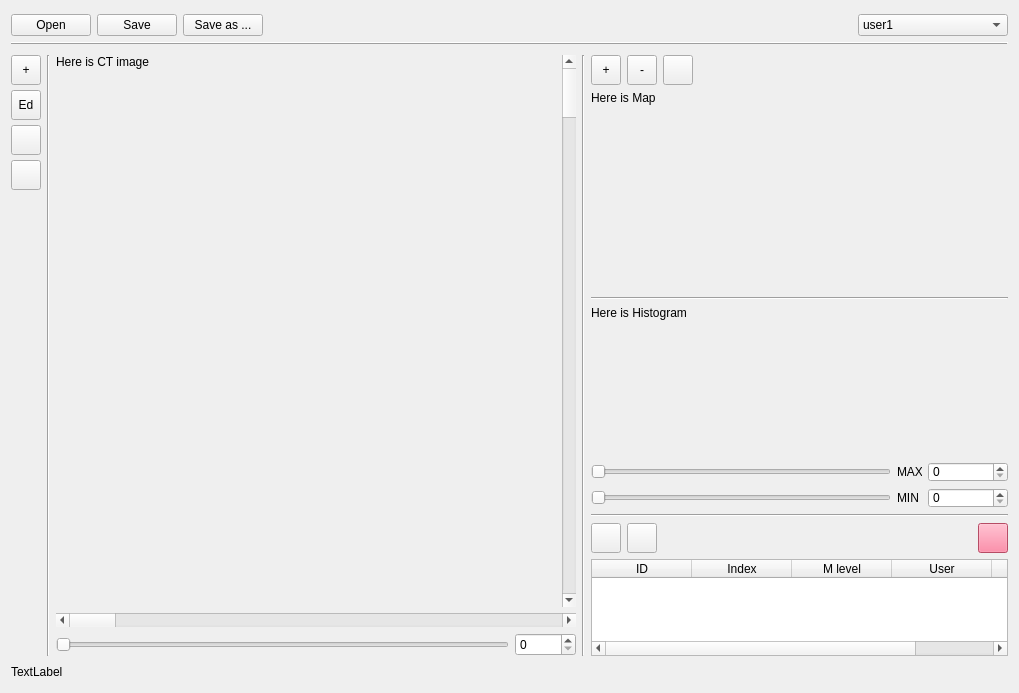
<?xml version="1.0" encoding="UTF-8"?>
<ui version="4.0">
 <class>MainWidget</class>
 <widget class="QWidget" name="MainWidget">
  <property name="geometry">
   <rect>
    <x>0</x>
    <y>0</y>
    <width>1014</width>
    <height>693</height>
   </rect>
  </property>
  <property name="windowTitle">
   <string>Nodule me</string>
  </property>
  <layout class="QVBoxLayout" name="verticalLayout">
   <item>
    <layout class="QHBoxLayout" name="horizontalLayout_2" stretch="0,0,0,0,0">
     <property name="topMargin">
      <number>3</number>
     </property>
     <item>
      <widget class="QPushButton" name="buttonOpen">
       <property name="text">
        <string>Open</string>
       </property>
      </widget>
     </item>
     <item>
      <widget class="QPushButton" name="buttonSave">
       <property name="text">
        <string>Save</string>
       </property>
      </widget>
     </item>
     <item>
      <widget class="QPushButton" name="buttonSaveAsNew">
       <property name="text">
        <string>Save as ...</string>
       </property>
      </widget>
     </item>
     <item>
      <spacer name="horizontalSpacer_2">
       <property name="orientation">
        <enum>Qt::Horizontal</enum>
       </property>
       <property name="sizeType">
        <enum>QSizePolicy::Maximum</enum>
       </property>
       <property name="sizeHint" stdset="0">
        <size>
         <width>10000</width>
         <height>20</height>
        </size>
       </property>
      </spacer>
     </item>
     <item>
      <widget class="QComboBox" name="comboBoxUser">
       <property name="sizePolicy">
        <sizepolicy hsizetype="Fixed" vsizetype="Fixed">
         <horstretch>0</horstretch>
         <verstretch>0</verstretch>
        </sizepolicy>
       </property>
       <property name="minimumSize">
        <size>
         <width>150</width>
         <height>0</height>
        </size>
       </property>
       <property name="currentText">
        <string>user1</string>
       </property>
       <item>
        <property name="text">
         <string>user1</string>
        </property>
       </item>
       <item>
        <property name="text">
         <string>user2</string>
        </property>
       </item>
       <item>
        <property name="text">
         <string>user3</string>
        </property>
       </item>
      </widget>
     </item>
    </layout>
   </item>
   <item>
    <widget class="Line" name="line">
     <property name="frameShadow">
      <enum>QFrame::Raised</enum>
     </property>
     <property name="orientation">
      <enum>Qt::Horizontal</enum>
     </property>
    </widget>
   </item>
   <item>
    <layout class="QVBoxLayout" name="verticalLayout_9">
     <item>
      <layout class="QHBoxLayout" name="horizontalLayout_3">
       <property name="topMargin">
        <number>4</number>
       </property>
       <item>
        <layout class="QGridLayout" name="gridLayout">
         <property name="leftMargin">
          <number>0</number>
         </property>
         <property name="rightMargin">
          <number>0</number>
         </property>
         <property name="spacing">
          <number>5</number>
         </property>
         <item row="4" column="0">
          <spacer name="verticalSpacer">
           <property name="orientation">
            <enum>Qt::Vertical</enum>
           </property>
           <property name="sizeHint" stdset="0">
            <size>
             <width>20</width>
             <height>40</height>
            </size>
           </property>
          </spacer>
         </item>
         <item row="1" column="0">
          <widget class="QToolButton" name="buttonPinset">
           <property name="minimumSize">
            <size>
             <width>30</width>
             <height>30</height>
            </size>
           </property>
           <property name="text">
            <string>Ed</string>
           </property>
           <property name="icon">
            <iconset>
             <normaloff>ui/pinset.png</normaloff>ui/pinset.png</iconset>
           </property>
          </widget>
         </item>
         <item row="0" column="0">
          <widget class="QToolButton" name="buttonPen">
           <property name="minimumSize">
            <size>
             <width>30</width>
             <height>30</height>
            </size>
           </property>
           <property name="text">
            <string>+</string>
           </property>
           <property name="icon">
            <iconset>
             <normaloff>ui/pen.png</normaloff>ui/pen.png</iconset>
           </property>
          </widget>
         </item>
         <item row="2" column="0">
          <widget class="QPushButton" name="buttonEracer">
           <property name="sizePolicy">
            <sizepolicy hsizetype="Fixed" vsizetype="Fixed">
             <horstretch>0</horstretch>
             <verstretch>0</verstretch>
            </sizepolicy>
           </property>
           <property name="minimumSize">
            <size>
             <width>30</width>
             <height>30</height>
            </size>
           </property>
           <property name="maximumSize">
            <size>
             <width>30</width>
             <height>30</height>
            </size>
           </property>
           <property name="text">
            <string/>
           </property>
           <property name="icon">
            <iconset>
             <normaloff>ui/eraser.png</normaloff>ui/eraser.png</iconset>
           </property>
          </widget>
         </item>
         <item row="3" column="0">
          <widget class="QPushButton" name="buttonTube">
           <property name="sizePolicy">
            <sizepolicy hsizetype="Fixed" vsizetype="Fixed">
             <horstretch>0</horstretch>
             <verstretch>0</verstretch>
            </sizepolicy>
           </property>
           <property name="minimumSize">
            <size>
             <width>30</width>
             <height>30</height>
            </size>
           </property>
           <property name="maximumSize">
            <size>
             <width>30</width>
             <height>30</height>
            </size>
           </property>
           <property name="text">
            <string/>
           </property>
           <property name="icon">
            <iconset>
             <normaloff>ui/tube.png</normaloff>ui/tube.png</iconset>
           </property>
          </widget>
         </item>
        </layout>
       </item>
       <item>
        <widget class="Line" name="line_2">
         <property name="orientation">
          <enum>Qt::Vertical</enum>
         </property>
        </widget>
       </item>
       <item>
        <layout class="QVBoxLayout" name="verticalLayout_3">
         <property name="rightMargin">
          <number>0</number>
         </property>
         <item>
          <layout class="QHBoxLayout" name="horizontalLayout_10">
           <item>
            <widget class="CanvasView" name="labelImage">
             <property name="sizePolicy">
              <sizepolicy hsizetype="Expanding" vsizetype="Expanding">
               <horstretch>0</horstretch>
               <verstretch>0</verstretch>
              </sizepolicy>
             </property>
             <property name="minimumSize">
              <size>
               <width>500</width>
               <height>500</height>
              </size>
             </property>
             <property name="maximumSize">
              <size>
               <width>2000</width>
               <height>2000</height>
              </size>
             </property>
             <property name="layoutDirection">
              <enum>Qt::LeftToRight</enum>
             </property>
             <property name="text">
              <string>Here is CT image</string>
             </property>
             <property name="alignment">
              <set>Qt::AlignLeading|Qt::AlignLeft|Qt::AlignTop</set>
             </property>
            </widget>
           </item>
           <item>
            <widget class="QScrollBar" name="scrollBarY">
             <property name="sizePolicy">
              <sizepolicy hsizetype="Fixed" vsizetype="Expanding">
               <horstretch>0</horstretch>
               <verstretch>0</verstretch>
              </sizepolicy>
             </property>
             <property name="orientation">
              <enum>Qt::Vertical</enum>
             </property>
            </widget>
           </item>
          </layout>
         </item>
         <item>
          <widget class="QScrollBar" name="scrollBarX">
           <property name="sizePolicy">
            <sizepolicy hsizetype="Expanding" vsizetype="Minimum">
             <horstretch>0</horstretch>
             <verstretch>0</verstretch>
            </sizepolicy>
           </property>
           <property name="orientation">
            <enum>Qt::Horizontal</enum>
           </property>
          </widget>
         </item>
         <item>
          <spacer name="verticalSpacer_2">
           <property name="orientation">
            <enum>Qt::Vertical</enum>
           </property>
           <property name="sizeType">
            <enum>QSizePolicy::Minimum</enum>
           </property>
           <property name="sizeHint" stdset="0">
            <size>
             <width>20</width>
             <height>0</height>
            </size>
           </property>
          </spacer>
         </item>
         <item>
          <layout class="QHBoxLayout" name="horizontalLayout_4">
           <item>
            <widget class="QSlider" name="sliderIndex">
             <property name="orientation">
              <enum>Qt::Horizontal</enum>
             </property>
            </widget>
           </item>
           <item>
            <widget class="QSpinBox" name="spinIndex">
             <property name="sizePolicy">
              <sizepolicy hsizetype="Fixed" vsizetype="Fixed">
               <horstretch>0</horstretch>
               <verstretch>0</verstretch>
              </sizepolicy>
             </property>
             <property name="minimumSize">
              <size>
               <width>61</width>
               <height>0</height>
              </size>
             </property>
            </widget>
           </item>
          </layout>
         </item>
        </layout>
       </item>
       <item>
        <widget class="Line" name="line_3">
         <property name="orientation">
          <enum>Qt::Vertical</enum>
         </property>
        </widget>
       </item>
       <item>
        <layout class="QVBoxLayout" name="verticalLayout_2">
         <item>
          <layout class="QVBoxLayout" name="verticalLayout_4">
           <property name="topMargin">
            <number>0</number>
           </property>
           <item>
            <layout class="QHBoxLayout" name="horizontalLayout_5">
             <property name="topMargin">
              <number>0</number>
             </property>
             <item>
              <widget class="QToolButton" name="buttonZoomUp">
               <property name="minimumSize">
                <size>
                 <width>30</width>
                 <height>30</height>
                </size>
               </property>
               <property name="text">
                <string>+</string>
               </property>
               <property name="icon">
                <iconset>
                 <normaloff>ui/zoom_up.png</normaloff>ui/zoom_up.png</iconset>
               </property>
              </widget>
             </item>
             <item>
              <widget class="QToolButton" name="buttonZoomDown">
               <property name="minimumSize">
                <size>
                 <width>30</width>
                 <height>30</height>
                </size>
               </property>
               <property name="text">
                <string>-</string>
               </property>
               <property name="icon">
                <iconset>
                 <normaloff>ui/zoom_down.png</normaloff>ui/zoom_down.png</iconset>
               </property>
              </widget>
             </item>
             <item>
              <widget class="QPushButton" name="buttonZoomDefault">
               <property name="sizePolicy">
                <sizepolicy hsizetype="Fixed" vsizetype="Fixed">
                 <horstretch>0</horstretch>
                 <verstretch>0</verstretch>
                </sizepolicy>
               </property>
               <property name="minimumSize">
                <size>
                 <width>30</width>
                 <height>30</height>
                </size>
               </property>
               <property name="text">
                <string/>
               </property>
               <property name="icon">
                <iconset>
                 <normaloff>ui/zoom_1.png</normaloff>ui/zoom_1.png</iconset>
               </property>
              </widget>
             </item>
             <item>
              <spacer name="horizontalSpacer_4">
               <property name="orientation">
                <enum>Qt::Horizontal</enum>
               </property>
               <property name="sizeType">
                <enum>QSizePolicy::Maximum</enum>
               </property>
               <property name="sizeHint" stdset="0">
                <size>
                 <width>1000</width>
                 <height>20</height>
                </size>
               </property>
              </spacer>
             </item>
            </layout>
           </item>
           <item>
            <widget class="ZoomView" name="labelMap">
             <property name="sizePolicy">
              <sizepolicy hsizetype="Fixed" vsizetype="Fixed">
               <horstretch>0</horstretch>
               <verstretch>0</verstretch>
              </sizepolicy>
             </property>
             <property name="minimumSize">
              <size>
               <width>200</width>
               <height>200</height>
              </size>
             </property>
             <property name="maximumSize">
              <size>
               <width>200</width>
               <height>200</height>
              </size>
             </property>
             <property name="text">
              <string>Here is Map</string>
             </property>
             <property name="alignment">
              <set>Qt::AlignLeading|Qt::AlignLeft|Qt::AlignTop</set>
             </property>
            </widget>
           </item>
          </layout>
         </item>
         <item>
          <widget class="Line" name="line_4">
           <property name="orientation">
            <enum>Qt::Horizontal</enum>
           </property>
          </widget>
         </item>
         <item>
          <layout class="QVBoxLayout" name="verticalLayout_5">
           <property name="topMargin">
            <number>0</number>
           </property>
           <item>
            <widget class="QLabel" name="labelHistogram">
             <property name="sizePolicy">
              <sizepolicy hsizetype="Fixed" vsizetype="Fixed">
               <horstretch>0</horstretch>
               <verstretch>0</verstretch>
              </sizepolicy>
             </property>
             <property name="minimumSize">
              <size>
               <width>300</width>
               <height>150</height>
              </size>
             </property>
             <property name="maximumSize">
              <size>
               <width>300</width>
               <height>150</height>
              </size>
             </property>
             <property name="text">
              <string>Here is Histogram</string>
             </property>
             <property name="alignment">
              <set>Qt::AlignLeading|Qt::AlignLeft|Qt::AlignTop</set>
             </property>
            </widget>
           </item>
           <item>
            <layout class="QHBoxLayout" name="horizontalLayout_7">
             <property name="topMargin">
              <number>0</number>
             </property>
             <item>
              <widget class="QSlider" name="sliderMaxHistogram">
               <property name="sizePolicy">
                <sizepolicy hsizetype="Fixed" vsizetype="Fixed">
                 <horstretch>0</horstretch>
                 <verstretch>0</verstretch>
                </sizepolicy>
               </property>
               <property name="minimumSize">
                <size>
                 <width>300</width>
                 <height>0</height>
                </size>
               </property>
               <property name="maximumSize">
                <size>
                 <width>300</width>
                 <height>16777215</height>
                </size>
               </property>
               <property name="layoutDirection">
                <enum>Qt::LeftToRight</enum>
               </property>
               <property name="orientation">
                <enum>Qt::Horizontal</enum>
               </property>
              </widget>
             </item>
             <item>
              <widget class="QLabel" name="label_3">
               <property name="sizePolicy">
                <sizepolicy hsizetype="Fixed" vsizetype="Preferred">
                 <horstretch>0</horstretch>
                 <verstretch>0</verstretch>
                </sizepolicy>
               </property>
               <property name="minimumSize">
                <size>
                 <width>25</width>
                 <height>0</height>
                </size>
               </property>
               <property name="text">
                <string>MAX</string>
               </property>
              </widget>
             </item>
             <item>
              <widget class="QSpinBox" name="spinMaxHistogram">
               <property name="sizePolicy">
                <sizepolicy hsizetype="Fixed" vsizetype="Fixed">
                 <horstretch>0</horstretch>
                 <verstretch>0</verstretch>
                </sizepolicy>
               </property>
               <property name="minimumSize">
                <size>
                 <width>80</width>
                 <height>20</height>
                </size>
               </property>
               <property name="maximumSize">
                <size>
                 <width>100</width>
                 <height>30</height>
                </size>
               </property>
              </widget>
             </item>
             <item>
              <spacer name="horizontalSpacer">
               <property name="orientation">
                <enum>Qt::Horizontal</enum>
               </property>
               <property name="sizeType">
                <enum>QSizePolicy::Maximum</enum>
               </property>
               <property name="sizeHint" stdset="0">
                <size>
                 <width>0</width>
                 <height>20</height>
                </size>
               </property>
              </spacer>
             </item>
            </layout>
           </item>
           <item>
            <layout class="QHBoxLayout" name="horizontalLayout_6">
             <property name="topMargin">
              <number>0</number>
             </property>
             <item>
              <widget class="QSlider" name="sliderMinHistogram">
               <property name="sizePolicy">
                <sizepolicy hsizetype="Fixed" vsizetype="Fixed">
                 <horstretch>0</horstretch>
                 <verstretch>0</verstretch>
                </sizepolicy>
               </property>
               <property name="minimumSize">
                <size>
                 <width>300</width>
                 <height>0</height>
                </size>
               </property>
               <property name="maximumSize">
                <size>
                 <width>300</width>
                 <height>16777215</height>
                </size>
               </property>
               <property name="orientation">
                <enum>Qt::Horizontal</enum>
               </property>
              </widget>
             </item>
             <item>
              <widget class="QLabel" name="label_4">
               <property name="sizePolicy">
                <sizepolicy hsizetype="Fixed" vsizetype="Fixed">
                 <horstretch>0</horstretch>
                 <verstretch>0</verstretch>
                </sizepolicy>
               </property>
               <property name="minimumSize">
                <size>
                 <width>25</width>
                 <height>0</height>
                </size>
               </property>
               <property name="text">
                <string>MIN</string>
               </property>
              </widget>
             </item>
             <item>
              <widget class="QSpinBox" name="spinMinHistogram">
               <property name="sizePolicy">
                <sizepolicy hsizetype="Fixed" vsizetype="Fixed">
                 <horstretch>0</horstretch>
                 <verstretch>0</verstretch>
                </sizepolicy>
               </property>
               <property name="minimumSize">
                <size>
                 <width>80</width>
                 <height>20</height>
                </size>
               </property>
               <property name="maximumSize">
                <size>
                 <width>100</width>
                 <height>30</height>
                </size>
               </property>
              </widget>
             </item>
             <item>
              <spacer name="horizontalSpacer_3">
               <property name="orientation">
                <enum>Qt::Horizontal</enum>
               </property>
               <property name="sizeType">
                <enum>QSizePolicy::Fixed</enum>
               </property>
               <property name="sizeHint" stdset="0">
                <size>
                 <width>0</width>
                 <height>20</height>
                </size>
               </property>
              </spacer>
             </item>
            </layout>
           </item>
          </layout>
         </item>
         <item>
          <widget class="Line" name="line_5">
           <property name="orientation">
            <enum>Qt::Horizontal</enum>
           </property>
          </widget>
         </item>
         <item>
          <layout class="QVBoxLayout" name="verticalLayout_6">
           <property name="topMargin">
            <number>0</number>
           </property>
           <item>
            <layout class="QHBoxLayout" name="horizontalLayout_8">
             <property name="topMargin">
              <number>0</number>
             </property>
             <item>
              <widget class="QPushButton" name="buttonSwitchSoloAll">
               <property name="sizePolicy">
                <sizepolicy hsizetype="Fixed" vsizetype="Fixed">
                 <horstretch>0</horstretch>
                 <verstretch>0</verstretch>
                </sizepolicy>
               </property>
               <property name="minimumSize">
                <size>
                 <width>30</width>
                 <height>30</height>
                </size>
               </property>
               <property name="text">
                <string/>
               </property>
              </widget>
             </item>
             <item>
              <widget class="QPushButton" name="buttonSwitchMyEveryone">
               <property name="minimumSize">
                <size>
                 <width>30</width>
                 <height>30</height>
                </size>
               </property>
               <property name="text">
                <string/>
               </property>
              </widget>
             </item>
             <item>
              <spacer name="horizontalSpacer_5">
               <property name="orientation">
                <enum>Qt::Horizontal</enum>
               </property>
               <property name="sizeType">
                <enum>QSizePolicy::Maximum</enum>
               </property>
               <property name="sizeHint" stdset="0">
                <size>
                 <width>1000</width>
                 <height>20</height>
                </size>
               </property>
              </spacer>
             </item>
             <item>
              <widget class="QPushButton" name="buttonDeleteLabel">
               <property name="enabled">
                <bool>true</bool>
               </property>
               <property name="sizePolicy">
                <sizepolicy hsizetype="Fixed" vsizetype="Fixed">
                 <horstretch>0</horstretch>
                 <verstretch>0</verstretch>
                </sizepolicy>
               </property>
               <property name="minimumSize">
                <size>
                 <width>30</width>
                 <height>30</height>
                </size>
               </property>
               <property name="styleSheet">
                <string notr="true">background-color: rgb(255, 107, 142);</string>
               </property>
               <property name="text">
                <string/>
               </property>
               <property name="icon">
                <iconset>
                 <normaloff>ui/trash.png</normaloff>ui/trash.png</iconset>
               </property>
               <property name="flat">
                <bool>false</bool>
               </property>
              </widget>
             </item>
            </layout>
           </item>
           <item>
            <widget class="QTableWidget" name="tableWidgetLabels">
             <property name="sizePolicy">
              <sizepolicy hsizetype="Fixed" vsizetype="Expanding">
               <horstretch>0</horstretch>
               <verstretch>0</verstretch>
              </sizepolicy>
             </property>
             <property name="minimumSize">
              <size>
               <width>20</width>
               <height>0</height>
              </size>
             </property>
             <property name="maximumSize">
              <size>
               <width>450</width>
               <height>16777215</height>
              </size>
             </property>
             <property name="sizeIncrement">
              <size>
               <width>0</width>
               <height>0</height>
              </size>
             </property>
             <column>
              <property name="text">
               <string>ID</string>
              </property>
             </column>
             <column>
              <property name="text">
               <string>Index</string>
              </property>
             </column>
             <column>
              <property name="text">
               <string>M level</string>
              </property>
             </column>
             <column>
              <property name="text">
               <string>User</string>
              </property>
             </column>
             <column>
              <property name="text">
               <string>Comments</string>
              </property>
             </column>
            </widget>
           </item>
          </layout>
         </item>
        </layout>
       </item>
      </layout>
     </item>
     <item>
      <layout class="QHBoxLayout" name="horizontalLayout_13">
       <item>
        <widget class="QLabel" name="labelInfo">
         <property name="sizePolicy">
          <sizepolicy hsizetype="Fixed" vsizetype="Preferred">
           <horstretch>0</horstretch>
           <verstretch>0</verstretch>
          </sizepolicy>
         </property>
         <property name="text">
          <string>TextLabel</string>
         </property>
        </widget>
       </item>
       <item>
        <spacer name="horizontalSpacer_6">
         <property name="orientation">
          <enum>Qt::Horizontal</enum>
         </property>
         <property name="sizeType">
          <enum>QSizePolicy::Maximum</enum>
         </property>
         <property name="sizeHint" stdset="0">
          <size>
           <width>10000</width>
           <height>20</height>
          </size>
         </property>
        </spacer>
       </item>
      </layout>
     </item>
    </layout>
   </item>
  </layout>
 </widget>
 <customwidgets>
  <customwidget>
   <class>CanvasView</class>
   <extends>QLabel</extends>
   <header>view.canvas_view.h</header>
  </customwidget>
  <customwidget>
   <class>ZoomView</class>
   <extends>QLabel</extends>
   <header>view.zoom_view.h</header>
  </customwidget>
  <customwidget>
   <class>QtWidget</class>
   <extends>QWidget</extends>
   <header>qtwidget.h</header>
   <container>1</container>
  </customwidget>
 </customwidgets>
 <resources/>
 <connections/>
</ui>
